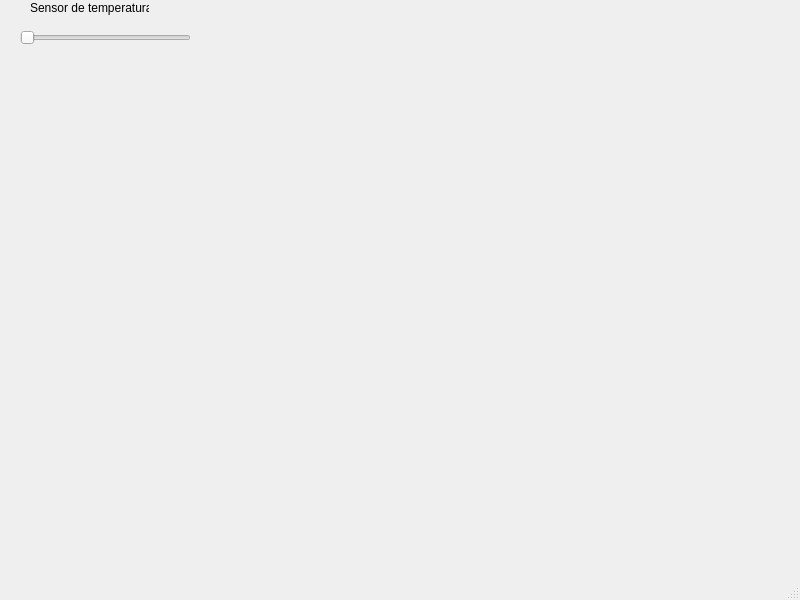
<?xml version="1.0" encoding="UTF-8"?>
<ui version="4.0">
 <class>MainWindow</class>
 <widget class="QMainWindow" name="MainWindow">
  <property name="geometry">
   <rect>
    <x>0</x>
    <y>0</y>
    <width>800</width>
    <height>600</height>
   </rect>
  </property>
  <property name="windowTitle">
   <string>Sensor de temperatura ESP32</string>
  </property>
  <widget class="QWidget" name="centralwidget">
   <widget class="QSlider" name="sl_sensor_temp">
    <property name="geometry">
     <rect>
      <x>20</x>
      <y>30</y>
      <width>171</width>
      <height>16</height>
     </rect>
    </property>
    <property name="orientation">
     <enum>Qt::Orientation::Horizontal</enum>
    </property>
   </widget>
   <widget class="QLabel" name="label">
    <property name="geometry">
     <rect>
      <x>30</x>
      <y>0</y>
      <width>119</width>
      <height>16</height>
     </rect>
    </property>
    <property name="text">
     <string>Sensor de temperatura</string>
    </property>
   </widget>
  </widget>
  <widget class="QStatusBar" name="statusbar"/>
 </widget>
 <resources/>
 <connections/>
</ui>
